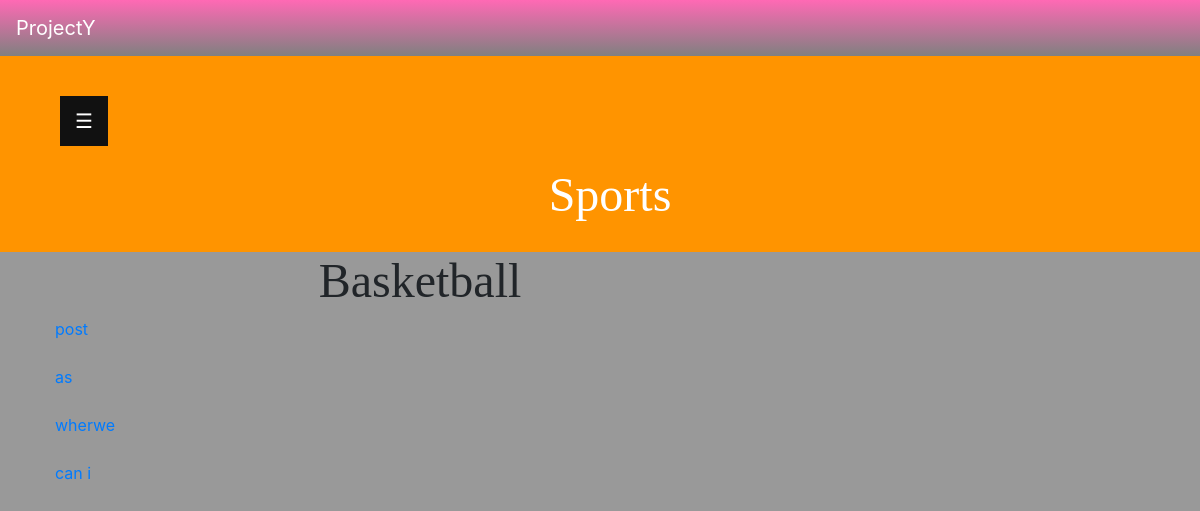
Page /basketball on the earlier database version.
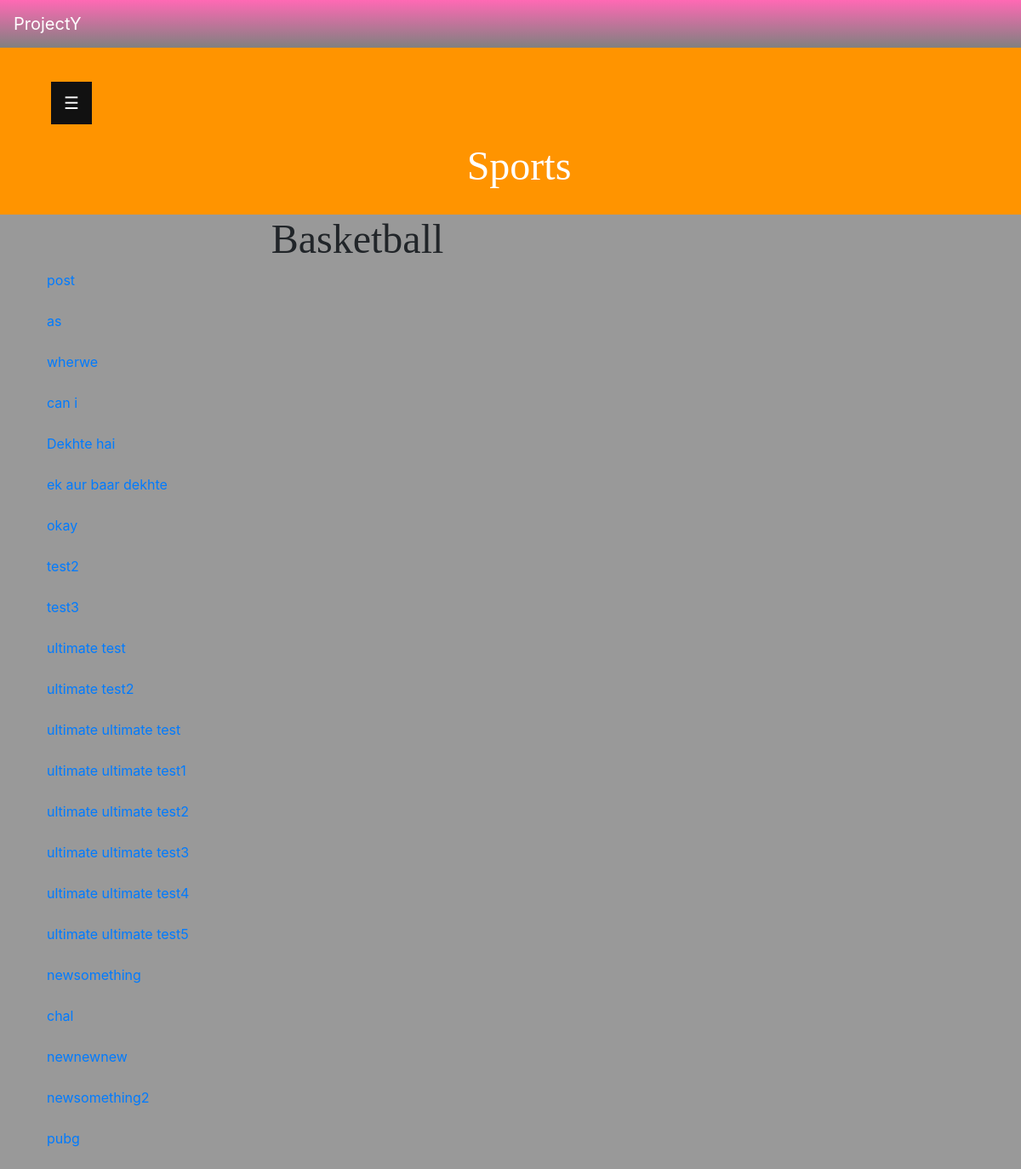
Same page on the later database version.
### app1/models.py (models this page shows, shortened)
class Post(models.Model):
    user= models.CharField(max_length=100)
    title= models.CharField(max_length=100)
    location = models.CharField(max_length=100, default='online')
    content= models.TextField()
    category = models.CharField(max_length=30, default='others')
    url= models.SlugField(max_length=100, unique=False, blank=True, editable=False)

### app1/views.py (the view)
# urls.py: path('basketball', basketball_view, name='basketball'),
def basketball_view(request):
    allposts= Post.objects.all()
    context= {'allposts': allposts,
              }
    return render(request, 'basketball.html', context)

### Templates/basketball.html
{% extends 'base.html' %}
{% block content%}
<h1>Basketball</h1>
{% for post in allposts %}
<a href='/posts/{{ post.url }}/'>{{ post.title }} </a>
<br><br>
{% endfor %}
{%endblock%}

Differences in the rows shown:
added Post: title "Dekhte hai"
added Post: title "ek aur baar dekhte"
added Post: title "okay"
added Post: title "test2"
added Post: title "test3"
added Post: title "ultimate test"
added Post: title "ultimate test2"
added Post: title "ultimate ultimate test"
added Post: title "ultimate ultimate test1"
added Post: title "ultimate ultimate test2"
added Post: title "ultimate ultimate test3"
added Post: title "ultimate ultimate test4"
added Post: title "ultimate ultimate test5"
added Post: title "newsomething"
added Post: title "chal"
added Post: title "newnewnew"
added Post: title "newsomething2"
added Post: title "pubg"
